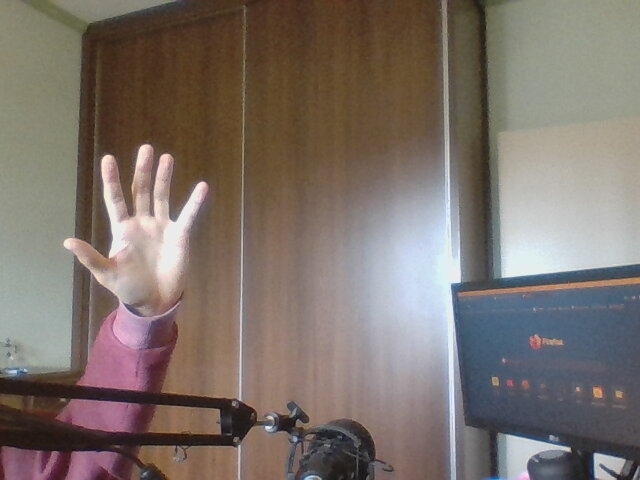
#> input picture s6/atividades/atividade_1/atividade_2/img_1.jpg, 640 x 480 px
$ python atividade_2.py
#> lines starting #> are read from the running program, lines starting #| are printed output that depends on the picture
import cv2 as cv


def atividade():
    img_1 = cv.imread('./img_1.jpg')
#> img_1 is the input picture: shape (480, 640, 3); mean B, G, R 107.1, 113.8, 124.7
    img_1 = cv.cvtColor(img_1, cv.COLOR_BGR2GRAY)
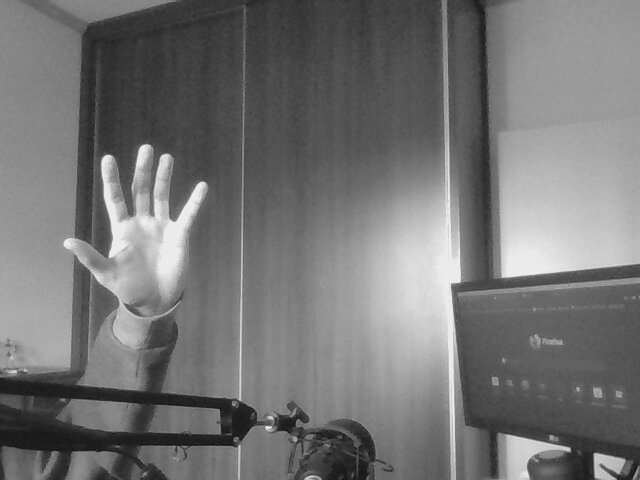
#> img_1: shape (480, 640); min 14, max 244, mean 116.3
    img_2 = cv.imread('./img_2.jpg', cv.COLOR_BGR2GRAY)
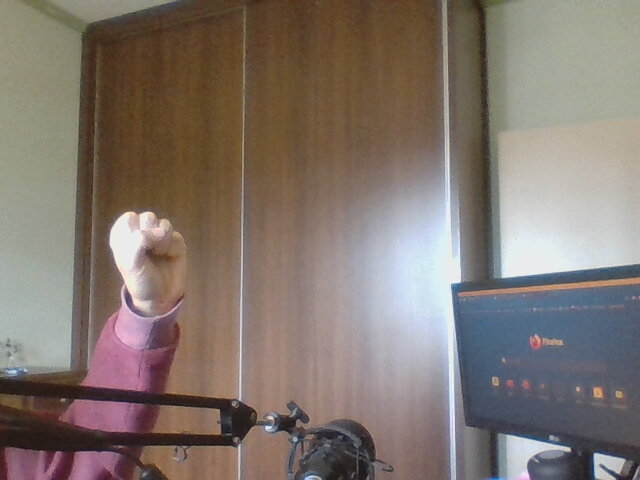
#> input picture s6/atividades/atividade_1/atividade_2/img_2.jpg, 640 x 480 px
#> img_2 is the input picture: shape (480, 640, 3); mean B, G, R 110.7, 118.1, 129.9
    img_2 = cv.cvtColor(img_2, cv.COLOR_BGR2GRAY)
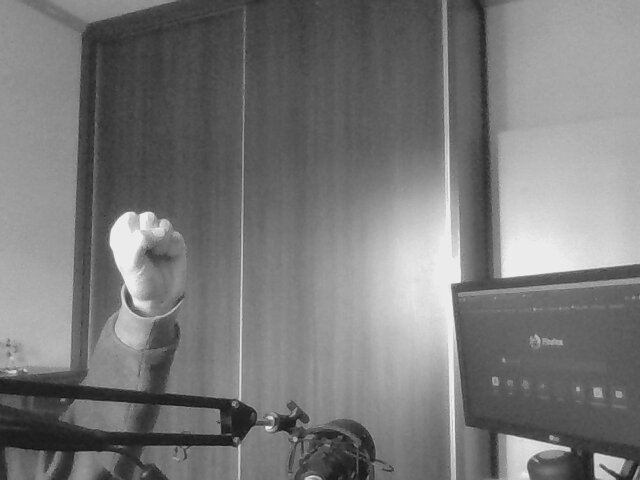
#> img_2: shape (480, 640); min 16, max 244, mean 120.8

    cv.imshow('img_1', img_1)
    cv.waitKey(0)
    cv.destroyAllWindows()

    cv.imshow('img_2', img_2)
    cv.waitKey(0)
    cv.destroyAllWindows()

    result = img_1 + img_2
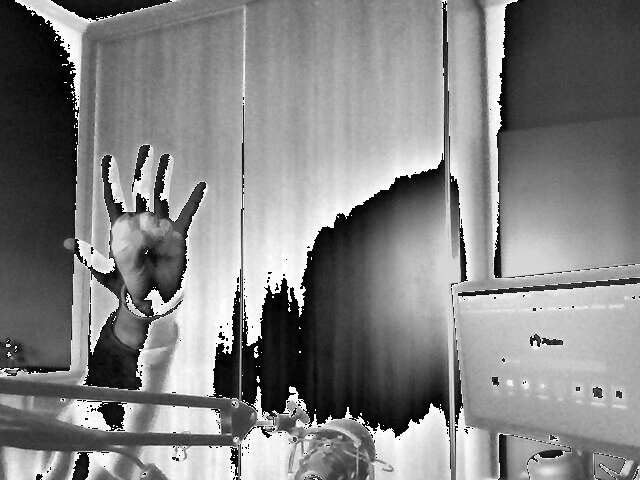
#> result: shape (480, 640); min 0, max 255, mean 130.4

    for row in range(len(result)):
        for col in range(len(result[0])):
            if result[row][col] > 255:
                result[row][col] = 255

    cv.imshow('result_1', result)
    cv.waitKey(0)
    cv.destroyAllWindows()

    for row in range(len(result)):
        for col in range(len(result[0])):
            result[row][col] = result[row][col] / 2
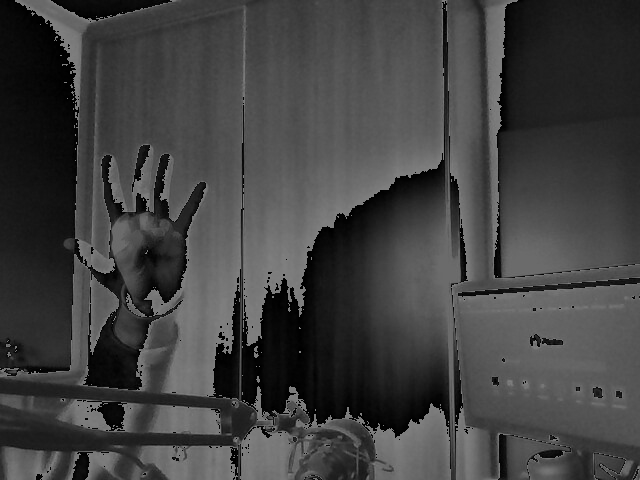
#> result: shape (480, 640); min 0, max 127, mean 64.9

    cv.imshow('result_2', result)
    cv.waitKey(0)
    cv.destroyAllWindows()


if __name__ == '__main__':
    atividade()
